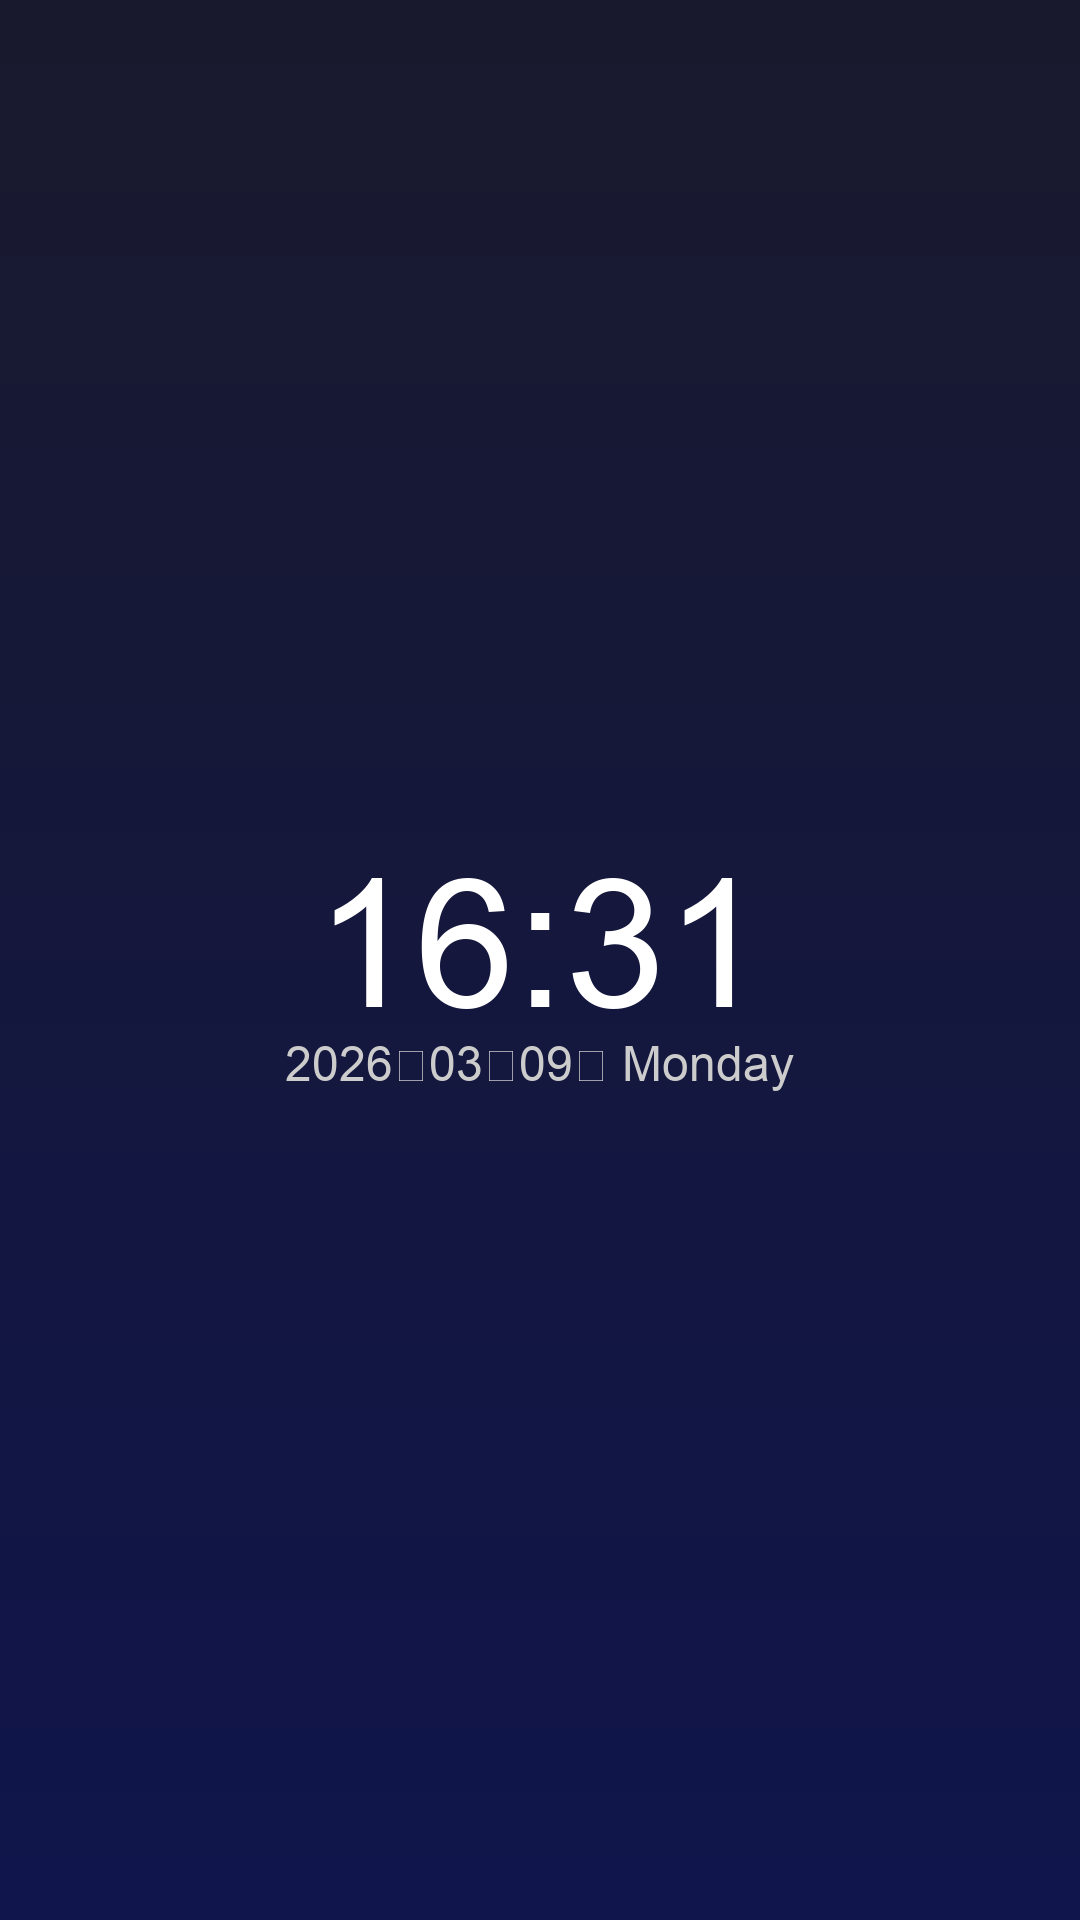

This figure's Python source:
#!/usr/bin/env python3
"""
锁屏时间壁纸生成工具
生成带有当前时间和日期的壁纸图片
"""

import os
import datetime
from PIL import Image, ImageDraw, ImageFont

def generate_wallpaper(output_path='lockscreen_wallpaper.png', width=1080, height=1920):
    """
    生成带时间的锁屏壁纸
    
    Args:
        output_path: 输出图片路径
        width: 壁纸宽度
        height: 壁纸高度
    """
    # 创建背景图片
    image = Image.new('RGB', (width, height), color='#1a1a2e')
    draw = ImageDraw.Draw(image)
    
    # 绘制渐变背景
    for y in range(height):
        r = int(26 - y * 10 / height)
        g = int(26 - y * 5 / height)
        b = int(46 + y * 30 / height)
        draw.line([(0, y), (width, y)], fill=(r, g, b))
    
    # 获取当前时间
    now = datetime.datetime.now()
    time_str = now.strftime('%H:%M')
    date_str = now.strftime('%Y年%m月%d日 %A')
    
    # 设置字体
    try:
        # 尝试使用系统字体
        font_large = ImageFont.truetype('Arial', 180)
        font_small = ImageFont.truetype('Arial', 48)
    except Exception:
        # 如果没有Arial字体，使用默认字体
        font_large = ImageFont.load_default()
        font_small = ImageFont.load_default()
    
    # 计算文本位置
    time_bbox = draw.textbbox((0, 0), time_str, font=font_large)
    time_width = time_bbox[2] - time_bbox[0]
    time_height = time_bbox[3] - time_bbox[1]
    time_x = (width - time_width) // 2
    time_y = (height - time_height) // 2 - 50
    
    date_bbox = draw.textbbox((0, 0), date_str, font=font_small)
    date_width = date_bbox[2] - date_bbox[0]
    date_x = (width - date_width) // 2
    date_y = (height - date_bbox[3] + date_bbox[1]) // 2 + 100
    
    # 绘制时间和日期
    draw.text((time_x, time_y), time_str, font=font_large, fill='#FFFFFF')
    draw.text((date_x, date_y), date_str, font=font_small, fill='#CCCCCC')
    
    # 保存图片
    image.save(output_path)
    print(f"壁纸已生成：{output_path}")
    print(f"时间：{time_str}")
    print(f"日期：{date_str}")
    
    return output_path

def main():
    """
    主函数
    """
    print("=== 锁屏时间壁纸生成工具 ===")
    print("正在生成带时间的壁纸...")
    
    # 生成壁纸
    output_path = generate_wallpaper()
    
    # 显示生成的文件
    if os.path.exists(output_path):
        print(f"\n生成成功！文件位置：{os.path.abspath(output_path)}")
        print("\n使用说明：")
        print("1. 将生成的图片传输到手机")
        print("2. 在手机设置中选择该图片作为锁屏壁纸")
        print("3. 可以配合Tasker等工具定时运行此脚本更新壁纸")
    else:
        print("生成失败，请检查错误信息")

if __name__ == "__main__":
    main()
